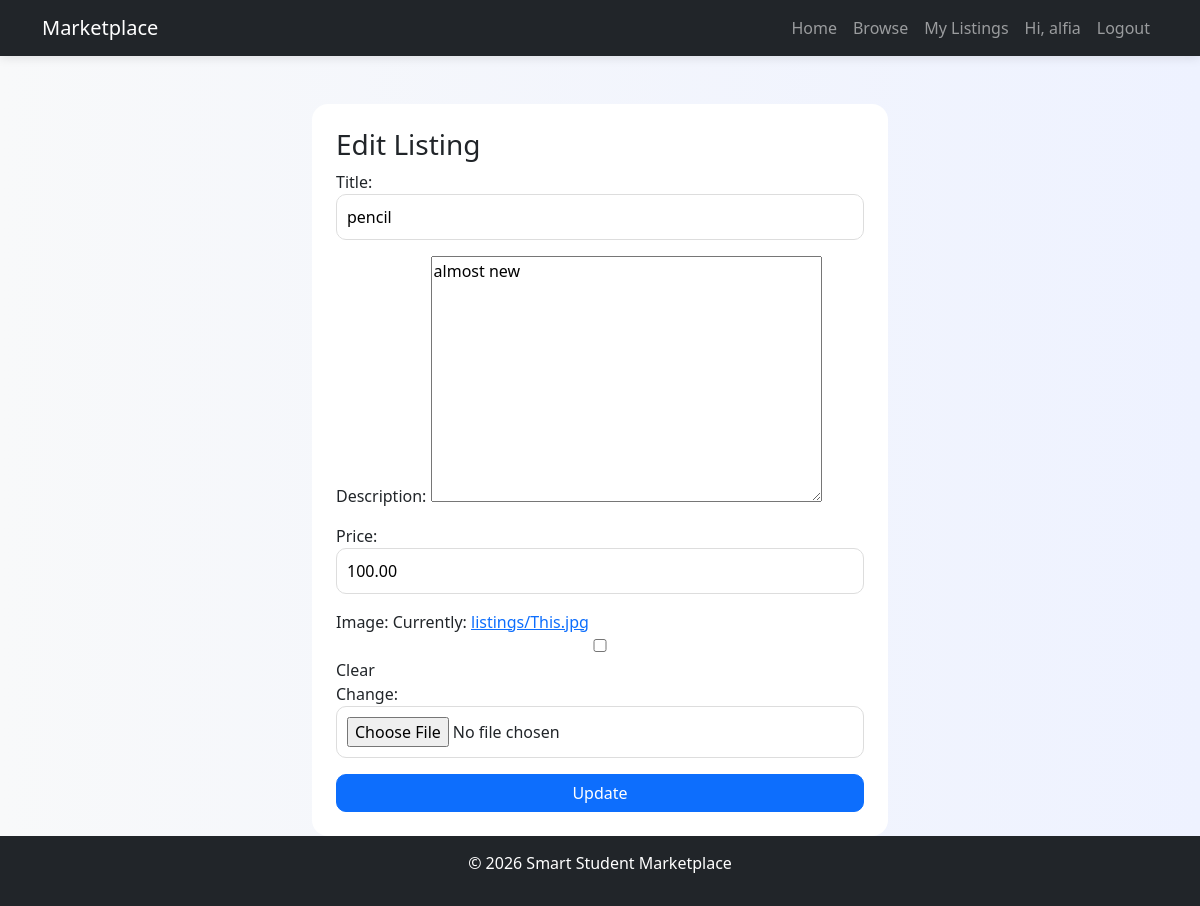
Page /edit/2/ (signed in) on the committed database.
### marketplace/models.py (models this page shows, shortened)
class Listing(models.Model):
    seller = models.ForeignKey(User, on_delete=models.CASCADE)
    title = models.CharField(max_length=200)
    description = models.TextField()
    price = models.DecimalField(max_digits=10, decimal_places=2)
    category = models.ForeignKey(Category, on_delete=models.SET_NULL, null=True)
    image = models.ImageField(upload_to='listings/', null=True, blank=True)
    location = models.CharField(max_length=100, blank=True)
    created_at = models.DateTimeField(auto_now_add=True)

### marketplace/views.py (the view)
# urls.py: path('edit/<int:id>/', views.edit_listing, name='edit_listing'),
@login_required
def edit_listing(request, id):
    listing = get_object_or_404(Listing, id=id)
    if listing.seller != request.user:
        return redirect('/')
    if request.method == 'POST':
        form = ListingForm(request.POST, request.FILES, instance=listing)
        if form.is_valid():
            form.save()
            return redirect(f'/listing/{id}/')
    else:
        form = ListingForm(instance=listing)
    return render(request, 'marketplace/edit_listing.html', {'form': form})

### marketplace/forms.py
class ListingForm(forms.ModelForm):
    class Meta:
        model = Listing
        fields = ['title', 'description', 'price', 'image']

### templates/marketplace/edit_listing.html (shortened to what this page needs)
{% extends 'base.html' %}
{% block content %}
<div class="container mt-5" style="max-width:600px;">
    <div class="card p-4">
        <h3>Edit Listing</h3>
        <form method="POST" enctype="multipart/form-data">
            {{ form.as_p }}
            <button class="btn btn-primary w-100">Update</button>
        </form>
    </div>
</div>
{% endblock %}

### templates/base.html (shortened to what this page needs)
<!DOCTYPE html>
<html lang="en">
<head>
<link href="https://cdn.jsdelivr.net/npm/bootstrap@5.3.3/dist/css/bootstrap.min.css" rel="stylesheet">
</head>
<body>
<nav class="navbar navbar-expand-lg navbar-dark bg-dark">
    <div class="container">
        <a class="navbar-brand" href="/">Marketplace</a>
        <div class="collapse navbar-collapse">
            <ul class="navbar-nav ms-auto">
                <li class="nav-item">
                    <a class="nav-link" href="/">Home</a>
                </li>
                <li class="nav-item">
                    <a class="nav-link" href="/">Browse</a>
                </li>
                {% if user.is_authenticated %}
                    <li class="nav-item">
                        <a class="nav-link" href="{% url 'my_listings' %}">My Listings</a>
                    </li>
                    <li class="nav-item">
                        <span class="nav-link">Hi, {{ user.username }}</span>
                    </li>
                    <li class="nav-item">
                        <a class="nav-link" href="/accounts/logout/">Logout</a>
                    </li>
                {% endif %}
            </ul>
        </div>
    </div>
</nav>
<main>
{% block content %}{% endblock %}
</main>
<footer class="footer text-center">
    <p>© 2026 Smart Student Marketplace</p>
</footer>
</body>
</html>

### templates/base.html (style rules this page uses)
html, body { height: 100%; }
body { display: flex; flex-direction: column; background: linear-gradient(to right, #f8f9fa, #eef2ff); font-family: 'Segoe UI', sans-serif; }
main { flex: 1; }
.navbar { box-shadow: 0 2px 10px rgba(0,0,0,0.1); }
.card { border-radius: 16px; overflow: hidden; border: none; transition: all 0.3s ease; }
.btn { border-radius: 10px; }
input { border-radius: 10px !important; padding: 10px; }
input { width: 100%; padding: 10px; border-radius: 10px; border: 1px solid #ddd; }
.footer { background: #212529; color: white; padding: 15px 0; }

### rows in the picture
Listing: title "pencil", description "almost new", price "100.00"

### other values in the picture
{{ user.username }} "alfia"
